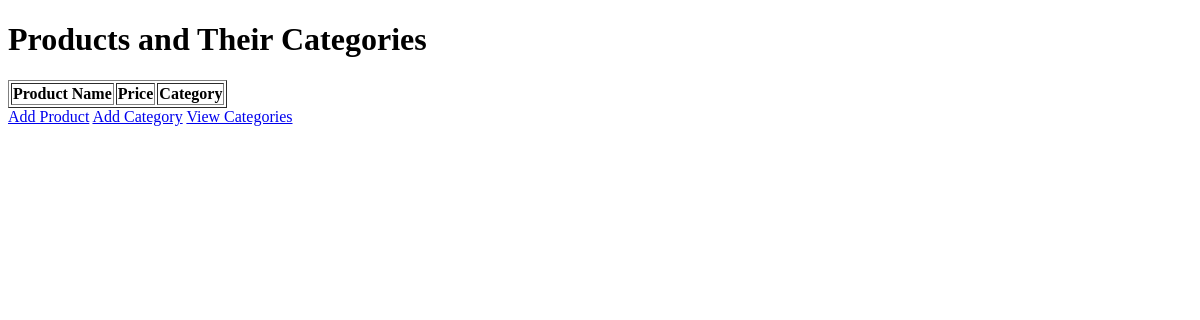
Page /products_and_categories on the earlier database version.
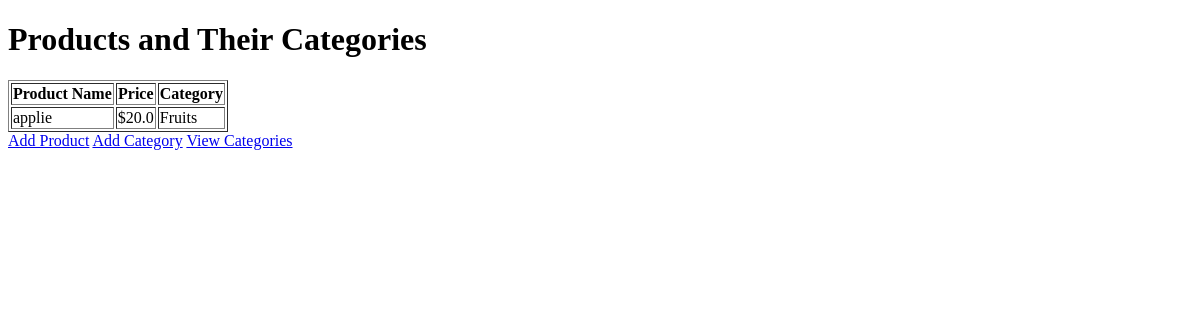
Same page on the later database version.
### app.py (models this page shows)
class Product(db.Model):
    __tablename__ = 'products'
    id = db.Column(db.Integer, primary_key=True)
    name = db.Column(db.String(100), nullable=False)
    price = db.Column(db.Float, nullable=False)  # Add a price field
    category_id = db.Column(db.Integer, db.ForeignKey('categories.id'), nullable=False)

class Category(db.Model):
    __tablename__ = 'categories'
    id = db.Column(db.Integer, primary_key=True)
    name = db.Column(db.String(100), nullable=False, unique=True)
    products = db.relationship('Product', backref='category', lazy=True)

### app.py (the view)
@app.route('/products_and_categories')
def list_products_and_categories():
    products_with_categories = db.session.query(Product, Category).join(Category).all()
    return render_template('list_products_and_categories.html', products_with_categories=products_with_categories)

### templates/list_products_and_categories.html (shortened to what this page needs)
<!DOCTYPE html>
<html lang="en">
<head>
</head>
<body>
    <h1>Products and Their Categories</h1>
    <table border="1">
        <thead>
            <tr>
                <th>Product Name</th>
                <th>Price</th>
                <th>Category</th>
            </tr>
        </thead>
        <tbody>
            {% for product, category in products_with_categories %}
            <tr>
                <td>{{ product.name }}</td>
                <td>${{ product.price }}</td>
                <td>{{ category.name }}</td>
            </tr>
            {% endfor %}
        </tbody>
    </table>
    <a href="{{ url_for('add_product') }}">Add Product</a>
    <a href="{{ url_for('add_category') }}">Add Category</a>
    <a href="{{ url_for('list_categories') }}">View Categories</a>
</body>
</html>

Differences in the rows shown:
added Product: name "applie", price "20.0", name "Fruits"
